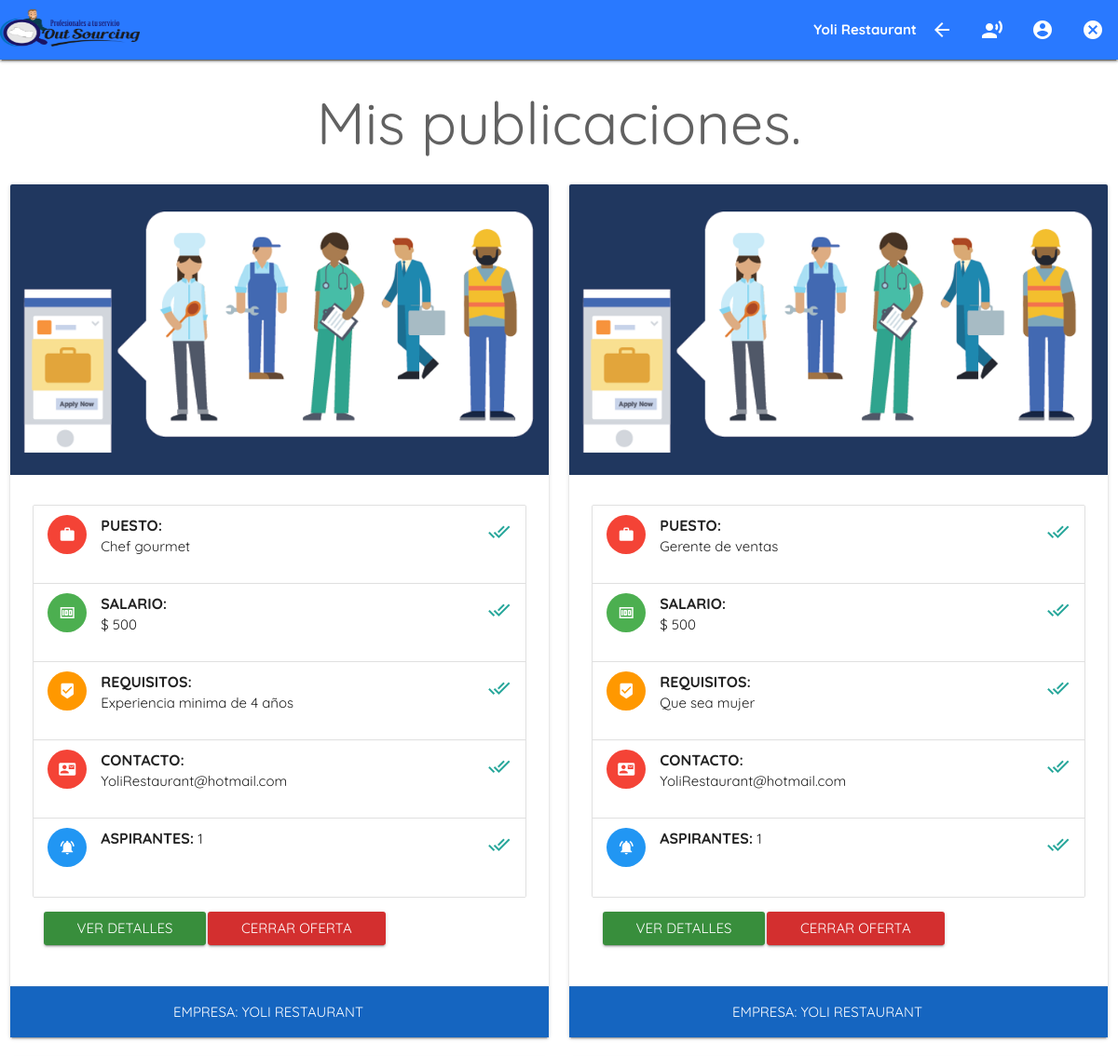
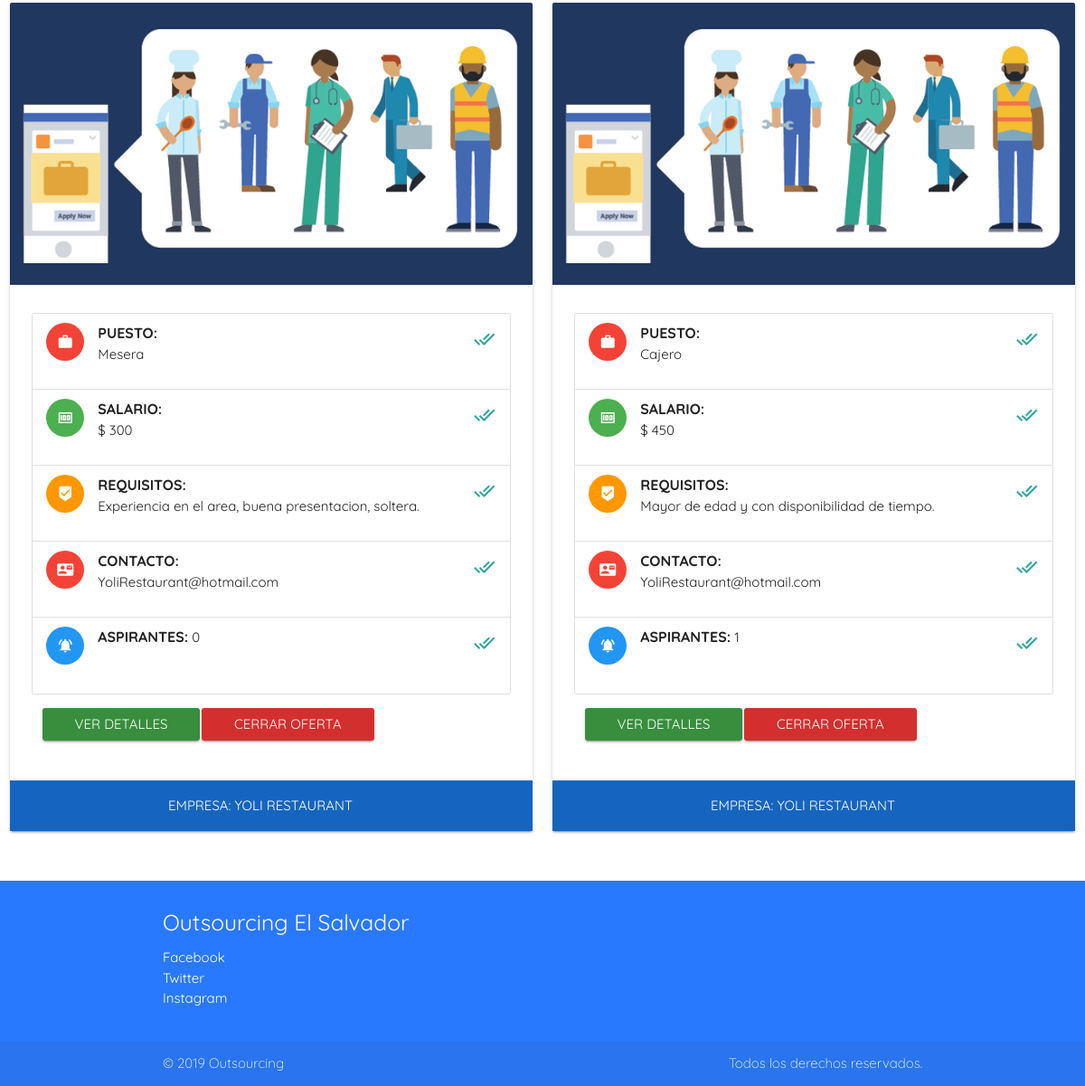
Page /view/Empresas/index.php (signed in) on the committed database (2 pictures, top to bottom).
### tables this page shows
CREATE TABLE `ofertas` (
  `Id_Oferta` int(11) NOT NULL,
  `Id_Empresa` int(11) NOT NULL,
  `Puesto` varchar(100) NOT NULL,
  `Salario` double NOT NULL,
  `Requisitos` varchar(350) NOT NULL,
  `Disponible` timestamp NOT NULL DEFAULT CURRENT_TIMESTAMP ON UPDATE CURRENT_TIMESTAMP,
  `Estado` int(11) NOT NULL DEFAULT '1'
);

CREATE TABLE `empresas` (
  `Id_Empresa` int(11) NOT NULL,
  `Nombre` varchar(100) NOT NULL,
  `Rubro` varchar(100) NOT NULL,
  `Email` varchar(150) NOT NULL,
  `Password` varchar(25) NOT NULL,
  `Descripcion` varchar(200) NOT NULL
);

### model/database.php (called while the page is built)
<?php
class Database
{
  public static function Conectar()
    {
       $host ='localhost';
       $usuario ='root';
       $pass ='';
       $bbdd ='consulting';
        $pdo = new PDO("mysql:host=$host;dbname=$bbdd;charset=utf8;port=3306",$usuario,$pass);
        $pdo->setAttribute(PDO::ATTR_ERRMODE, PDO::ERRMODE_EXCEPTION);
        return $pdo;
    }
}
?>

### view/Empresas/index.php (the view, shortened to what this page needs)
<!DOCTYPE html>
<html>
<head>
<?php
include '../Components/Header.php';
?>
</head>
<main>
<div class="Container">
	  <nav class="panel grey darken-4">
    <?php include '../Components/Menu_Enterprise.php'; ?>
  </nav>
	<div class="row">
		<center>
			<div class="col s3"></div>
	</center>
  <div class="row" id="Secciones">
    <center>
    <div class="col s12">
      <div>
    <h1 class="grey-text text-darken-2">Mis publicaciones.</h1>
      </div>
    </div>
    </center>
    <?php
    require ("../../manager/employe/jobs.php");
    $jobs_model = new jobs();?>
    <?php foreach($jobs_model->MisPlazas() as $r): ?>
    <div class="col s12 m6">
      <div class="card">
        <div class="card-image">
          <img src="<?php echo SERVERURL;?>assets/img/Finanzas.jpg" class="Operaciones">
          <span class="card-title"><b class="panel blue darken-3"></b></span>
        </div>
        <div class="card-content">
        <ul class="collection">
    <li class="collection-item avatar">
      <i class="material-icons circle red">work</i>
      <span class="title"><b>PUESTO:</b></span>
      <p></b><?php echo $r->Puesto; ?></p>
      <a href="#!" class="secondary-content"><i class="material-icons">done_all</i></a>
    </li>
    <li class="collection-item avatar">
      <i class="material-icons circle green">money</i>
      <span class="title"><b>SALARIO:</b></span>
      <p></b>$ <?php echo $r->Salario; ?></p>
      <a href="#!" class="secondary-content"><i class="material-icons">done_all</i></a>
    </li>
    <li class="collection-item avatar">
      <i class="material-icons circle orange">beenhere</i>
      <span class="title"><b>REQUISITOS:</b></span>
      <p></b><?php echo $r->Requisitos; ?></p>
      <a href="#!" class="secondary-content"><i class="material-icons">done_all</i></a>
    </li>
    <li class="collection-item avatar">
      <i class="material-icons circle red">contact_mail</i>
      <span class="title"><b>CONTACTO:</b></span>
      <p></b><?php echo $r->Email; ?></p>
      <a href="#!" class="secondary-content"><i class="material-icons">done_all</i></a>
    </li>
    <li class="collection-item avatar">
      <i class="material-icons circle blue">notifications_active</i>
      <span class="title"><b>ASPIRANTES:</b></span>
      <a href="#!" class="secondary-content"><i class="material-icons">done_all</i></a>
    </li>
  </ul>
      <div class="row">
          <div class="col s4">
          <form action="<?php echo SERVERURL;?>view/Empresas/ViewDetails.php" method="POST">
          <input type="submit" name="Aceptar" value="VER DETALLES" class="btn waves-effect waves-light green darken-2">
          </form>
          </div>
          <div class="col s4">
          <form action="<?php echo SERVERURL;?>manager/enterprise/shutdownjob.php" method="POST">
          <input type="submit" name="Desactivar" value="CERRAR OFERTA" class="btn waves-effect waves-light red darken-2">
          </form>
          </div>
          </div>
        </div>
        <div class="panel blue darken-3">
        <div class="card-action">
          <center>
          <a href=""  class="white-text text-darken-2">EMPRESA: <?php echo $r->Nombre; ?></a>
          </center>
          </div>
        </div>
      </div>
    </div>
     <?php endforeach; ?>
  </div>
</main>
<?php include '../Components/Footer.php';?>
</html>

### manager/employe/jobs.php (shortened to what this page needs)
<?php
require_once('../../model/database.php');
class jobs
{
	private $pdo, $iniciar;
	public function __CONSTRUCT()
	{
		try
		{
			$this->pdo = Database::Conectar();
		}
		catch(Exception $e)
		{
			die($e->getMessage());
		}
	}
    public function MisPlazas()
    {
        try
		{
			$Id_Empresa = $_SESSION['Id_Empresa'];
			$stm = $this->pdo->prepare("SELECT ofertas.Id_Oferta, ofertas.Salario, ofertas.Requisitos, ofertas.Puesto, empresas.Nombre, empresas.Email FROM ofertas INNER JOIN empresas on (ofertas.Id_Empresa=empresas.Id_Empresa) where ofertas.Id_Empresa='$Id_Empresa' and Estado='1' order by ofertas.Id_Oferta DESC");
			$stm->execute();
			return $stm->fetchAll(PDO::FETCH_OBJ);
		}
		catch(Exception $e)
		{
			die($e->getMessage());
		}
	}
	public function Aplicaciones($Id_Oferta)
	{
			try
	{
		$stm = $this->pdo->prepare("SELECT aplicaciones.Id_Aplicacion,usuarios.Nombres, usuarios.Apellidos, curriculum.Ruta FROM aplicaciones INNER JOIN usuarios on (aplicaciones.Id_Usuario=usuarios.Id_Usuario) INNER JOIN curriculum on (aplicaciones.Id_Usuario=curriculum.Id_Usuario) where aplicaciones.Id_Oferta='$Id_Oferta' order by aplicaciones.Id_Aplicacion DESC");
		$stm->execute();
		$Cuenta=	$stm->rowCount();
		echo $Cuenta;
		return $stm->fetchAll(PDO::FETCH_OBJ);
	}
	catch(Exception $e)
	{
		die($e->getMessage());
	}
}
}

### assets/css/GeneralStyle.css (style rules this page uses)
main { flex: 1 0 auto; }

### view/Components/Header.php (style rules this page uses)
html { font-family: 'Quicksand', sans-serif; }

### rows in the picture
ofertas: Puesto "Chef gourmet", Salario "500", Requisitos "Experiencia minima de 4 años", Id_Empresa.Email "YoliRestaurant@hotmail.com", Cuenta "1", Id_Empresa.Nombre "YOLI RESTAURANT"
ofertas: Puesto "Gerente de ventas", Salario "500", Requisitos "Que sea mujer", Id_Empresa.Email "YoliRestaurant@hotmail.com", Cuenta "1", Id_Empresa.Nombre "YOLI RESTAURANT"
ofertas: Puesto "Mesera", Salario "300", Requisitos "Experiencia en el area, buena presentacion, soltera.", Id_Empresa.Email "YoliRestaurant@hotmail.com", Cuenta "0", Id_Empresa.Nombre "YOLI RESTAURANT"
ofertas: Puesto "Cajero", Salario "450", Requisitos "Mayor de edad y con disponibilidad de tiempo.", Id_Empresa.Email "YoliRestaurant@hotmail.com", Cuenta "1", Id_Empresa.Nombre "YOLI RESTAURANT"

### other values in the picture
$_SESSION['user'] "Yoli Restaurant"
